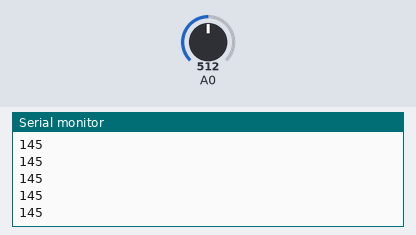
This sketch was run on a simulated Arduino Uno, built with avr-gcc and run on an emulated ATmega328P. Shown: the last lines printed to the serial monitor. Inputs (shaded band) come from the test bench; at power-on: A0 = 512.

Above: at 1.2 s.
1.3 s: A0 set to 716
At 1.8 s:
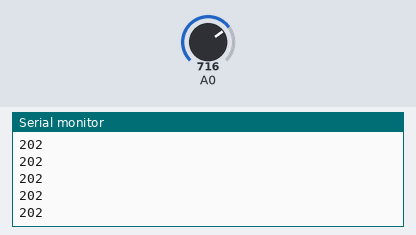
2.8 s: A0 set to 900
At 3.3 s:
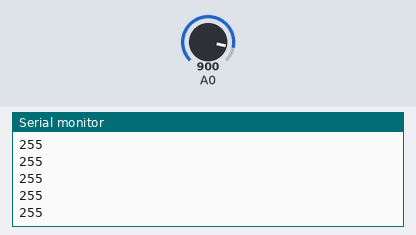
Timing chart, 0 to 5.8 s (numbered marks = the images above; inputs shaded):
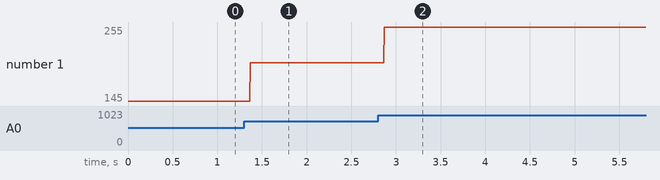

The sketch:

practiceLEDPhotoResistor.ino
```cpp
void setup()
{
  Serial.begin(9600);
  //pinMode(13, OUTPUT);
}

void loop()
{
  //digitalWrite(13, LOW);
  int x = analogRead(A0);
  x = map(x, 0, 900, 0, 255);
  x = constrain(x, 0, 255);
  if(x > 200)
  {
    digitalWrite(13, LOW);

  }
  else if (x < 200)
  {
    digitalWrite(13, HIGH);
  }

  Serial.println(x);
}
```

Measured:
- after the input at 1.3 s, the serial monitor: prints a new line after 0.07 s (image 1)
- after the input at 2.8 s, the serial monitor: prints a new line after 0.07 s (image 2)
- plotted number 1: 145 → 202 after the input at 1.3 s, 202 → 255 after the input at 2.8 s
